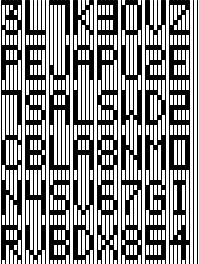
Frame 1 (no input)
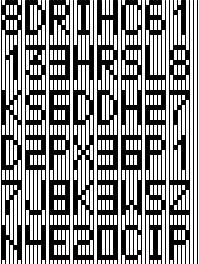
Frame 2 (the mouse pressed at the canvas centre, redrawn once)

The Processing sketch that drew these frames (run headless with seeded random() and noise(); the mouse was pressed at the canvas centre and the sketch redrawn once):

// Processing sketch: processing_12023
// ── processing_12023.pde

void setup() {
  size(199,264);
  noLoop();
}

void draw() {
  background(255);

  for( int y=0; y<6; y++ ) {
    for( int x=0; x<8; x++ ) {
      putChar(floor(random(46)),x,y);
    }
  }
  windows();
}

void putChar(int idx, int cx, int cy) {
  for( int x=0; x<5; x++ ) {
    for( int y=0; y<7; y++ ) {
      if( ((font[idx][x]>>(6-y))&(0x01)) == 1 ) {
        pix(cx*6+x,cy*9+y);
      }
    }
  }
}

void pix(int x, int y) {
  noStroke();
  fill(0);
  rect(x*4+2,y*5,3,5);
}

void windows() {
  stroke(0);
  strokeWeight(1);
  for( int x=1; x<width; x+=4 ) {
    line(x,0,x,height);
  }
}


char[][] font = {
  {0x3f, 0x48, 0x48, 0x48, 0x3f},
  {0x7f, 0x49, 0x49, 0x49, 0x36},
  {0x3e, 0x41, 0x41, 0x41, 0x22},
  {0x7f, 0x41, 0x41, 0x22, 0x1c},
  {0x7f, 0x49, 0x49, 0x49, 0x41},
  {0x7f, 0x48, 0x48, 0x48, 0x40},
  {0x3e, 0x41, 0x49, 0x49, 0x2e},
  {0x7f, 0x08, 0x08, 0x08, 0x7f},
  {0x00, 0x41, 0x7f, 0x41, 0x00},
  {0x06, 0x01, 0x01, 0x01, 0x7e},
  {0x7f, 0x08, 0x14, 0x22, 0x41},
  {0x7f, 0x01, 0x01, 0x01, 0x01},
  {0x7f, 0x20, 0x10, 0x20, 0x7f},
  {0x7f, 0x10, 0x08, 0x04, 0x7f},
  {0x3e, 0x41, 0x41, 0x41, 0x3e},
  {0x7f, 0x48, 0x48, 0x48, 0x30},
  {0x3e, 0x41, 0x45, 0x42, 0x3d},
  {0x7f, 0x48, 0x4c, 0x4a, 0x31},
  {0x31, 0x49, 0x49, 0x49, 0x46},
  {0x40, 0x40, 0x7f, 0x40, 0x40},
  {0x7e, 0x01, 0x01, 0x01, 0x7e},
  {0x7c, 0x02, 0x01, 0x02, 0x7c},
  {0x7f, 0x02, 0x04, 0x02, 0x7f},
  {0x63, 0x14, 0x08, 0x14, 0x63},
  {0x60, 0x10, 0x0f, 0x10, 0x60},
  {0x43, 0x45, 0x49, 0x51, 0x61},
  {0x3e, 0x45, 0x49, 0x51, 0x3e},
  {0x00, 0x10, 0x20, 0x7f, 0x00},
  {0x47, 0x49, 0x49, 0x49, 0x31},
  {0x42, 0x49, 0x59, 0x69, 0x46},
  {0x08, 0x18, 0x28, 0x7f, 0x08},
  {0x71, 0x49, 0x49, 0x49, 0x46},
  {0x3e, 0x49, 0x49, 0x49, 0x06},
  {0x40, 0x47, 0x48, 0x50, 0x60},
  {0x36, 0x49, 0x49, 0x49, 0x36},
  {0x30, 0x49, 0x49, 0x49, 0x3e},
  {0x7f, 0x41, 0x41, 0x41, 0x7f},
  {0x00, 0x00, 0x00, 0x00, 0x7f},
  {0x4f, 0x49, 0x49, 0x49, 0x79},
  {0x49, 0x49, 0x49, 0x49, 0x7f},
  {0x78, 0x08, 0x08, 0x08, 0x7f},
  {0x79, 0x49, 0x49, 0x49, 0x4f},
  {0x7f, 0x49, 0x49, 0x49, 0x4f},
  {0x40, 0x40, 0x40, 0x40, 0x7f},
  {0x7f, 0x49, 0x49, 0x49, 0x7f},
  {0x79, 0x49, 0x49, 0x49, 0x7f}};
